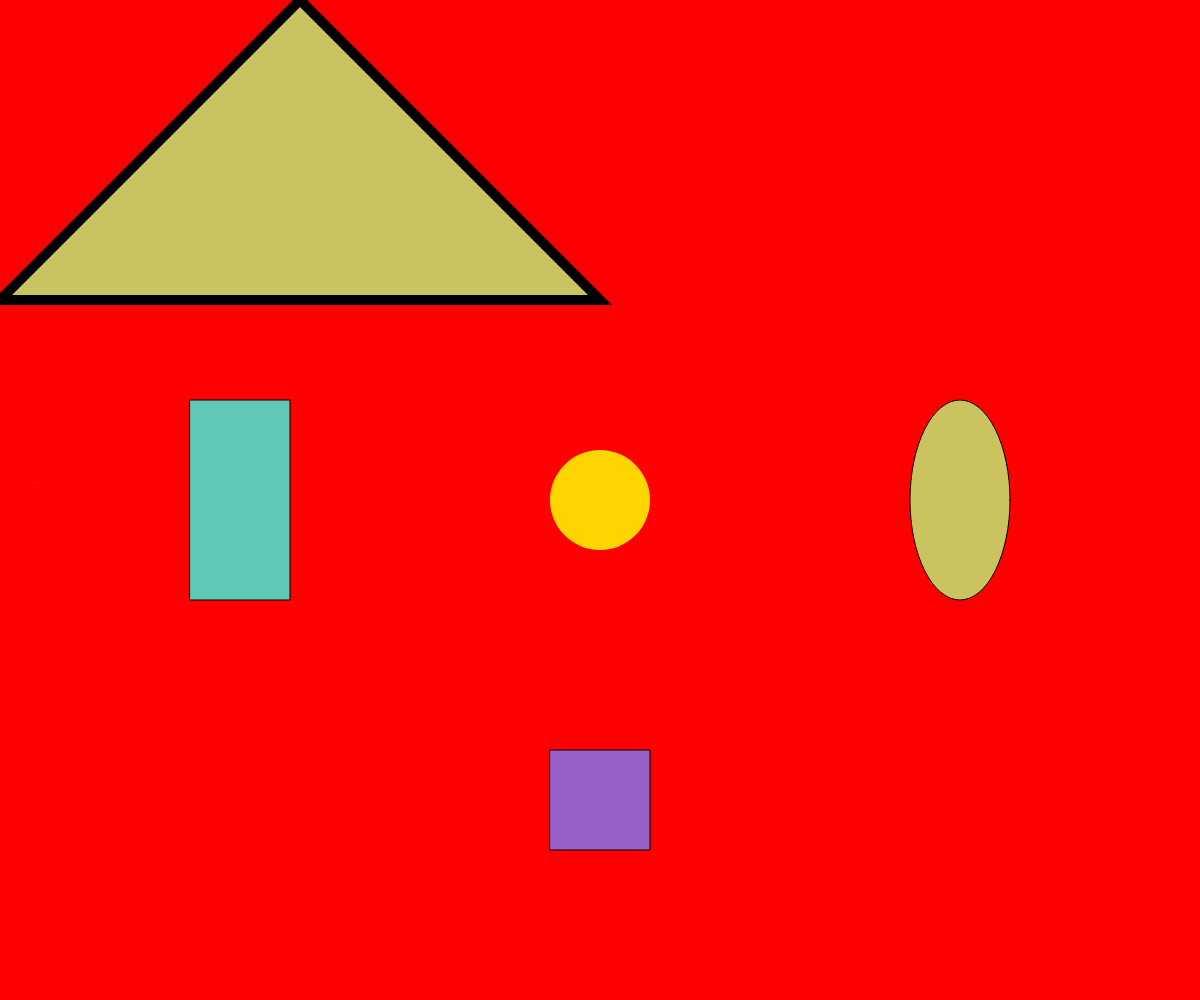
Frame 1 (no input)
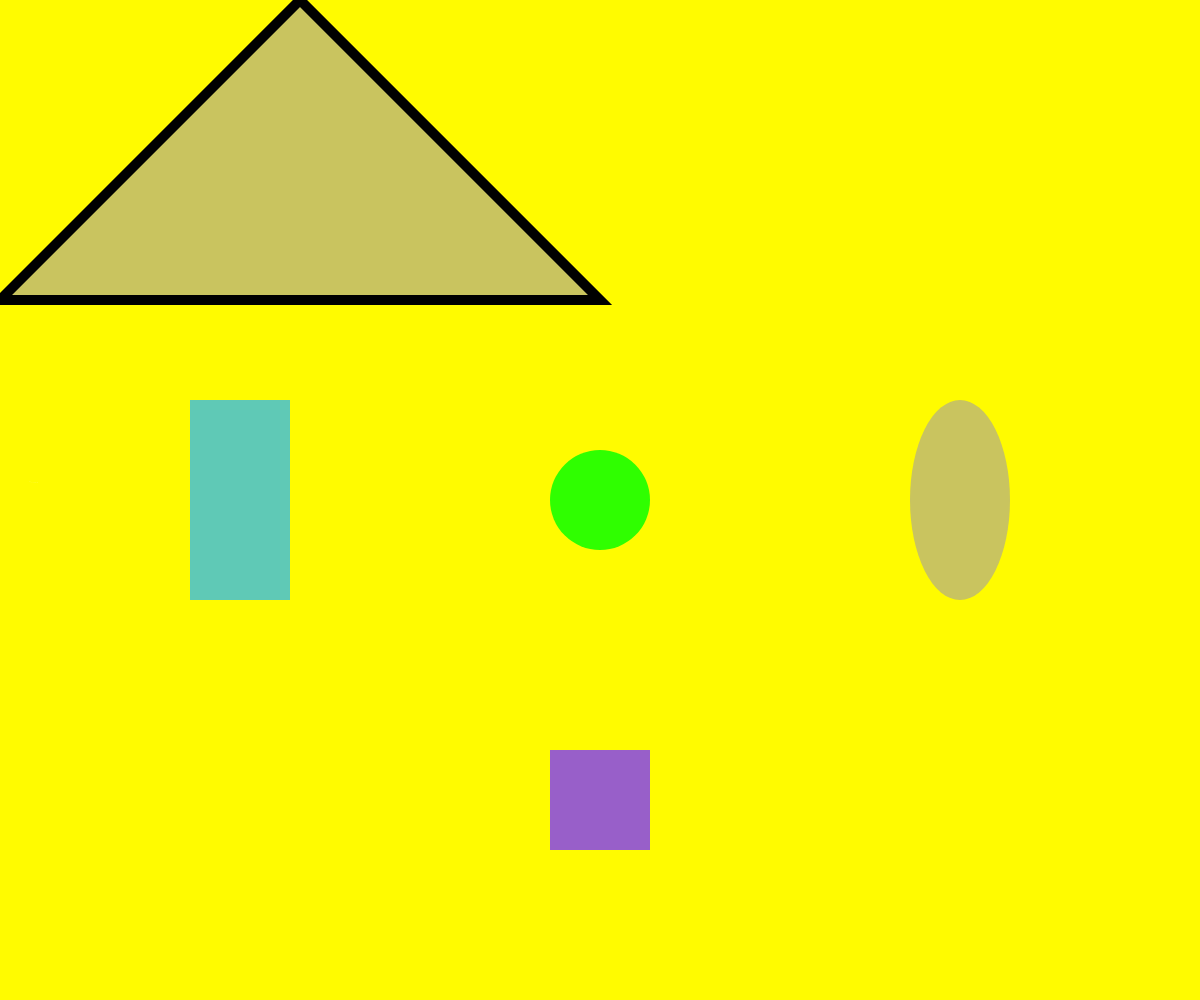
Frame 60 (no input)
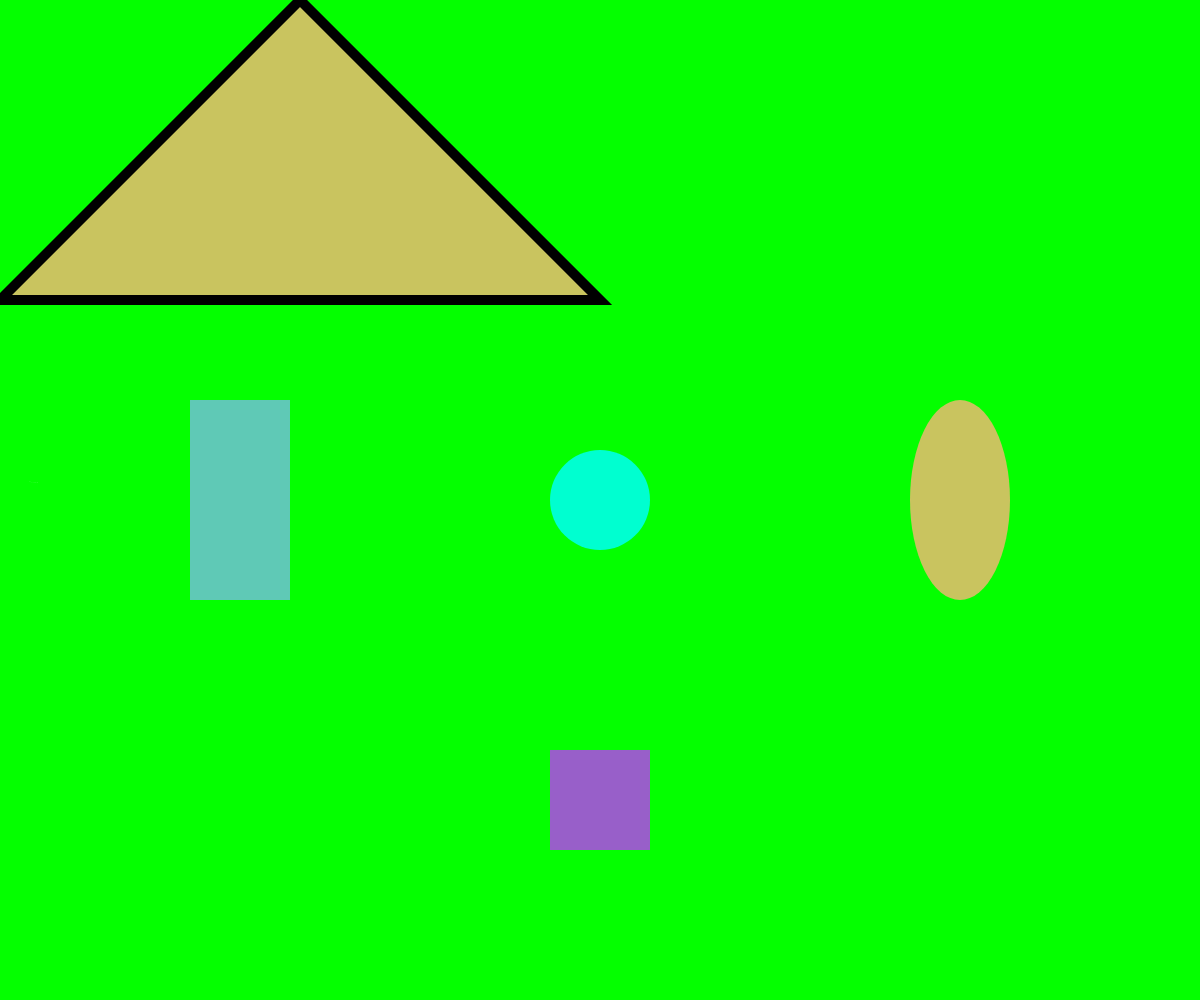
Frame 120 (the mouse pressed at the canvas centre since frame 60)

The p5.js sketch that drew these frames (run headless with seeded random() and noise() and a simulated clock; from frame 60 on, the mouse is pressed at the canvas centre):

// p5.js sketch
// ── sketch.js
//shape and color

//put global variable here
let c; //color
function setup() {
  createCanvas(window.innerWidth, window.innerHeight); //w, h

  colorMode(HSB); //Hue, saturation, brightness
  rectMode(CENTER);

  c = 0;
}
function draw() {
  background(c, 173, 204); //r, g, b

  //SHAPES-----------------------------------------------------

  //noStroke();
  //noStroke();

  fill(272, 53, 79);
  square(width / 2, height * 0.8, 100); //x, y, s

  fill(57, 53, 79);
  ellipse(width * 0.8, height / 2, 100, 200); //X, Y, W, H

  fill(169, 53, 79);
  rect(width * 0.2, height / 2, 100, 200); //x, y, w, h

  strokeWeight(10);
  stroke(0);
  fill(57, 53, 79); //h s b a
  triangle(300, 0, 600, 300, 0, 300);

  //Circle----------------------

  noStroke();
  fill(c + 50, 238, 255);
  circle(width / 2, height / 2, 100); //x, y, d

  //nofill();
  arc(50, 50, 80, 0, PI + QUARTER_PI);
  fill(255);

  beginShape();
  curveVertex(38, 483);
  curveVertex(38, 483);
  curveVertex(38, 483);
  curveVertex(38, 483);
  curveVertex(185, 502);
  endShape();

  c += 1;
  c = c % 360;
}

function mousePressed() {
  console.log(mouseX, mouseY);
}
